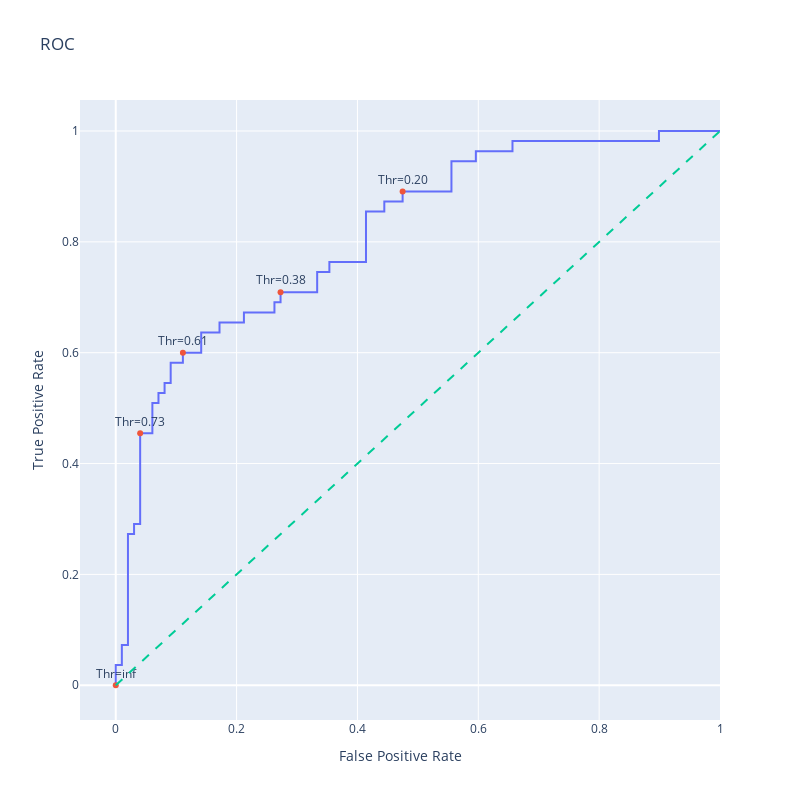

Write notebook code for a chart like this one.
### Code cell
# Visualize thresholds
import plotly.graph_objects as go 
import numpy as np
# Generate a trace for ROC curve
trace0 = go.Scatter(x=fpr,y=tpr,mode='lines',name='ROC curve')

#only label every nth point to avoid clustring
n=10
indices = np.arange(len(thresholds)) % n == 0  # choose indices where index mod n is 0
trace1 = go.Scatter(x=fpr[indices],y=tpr[indices],mode='markers+text',name='Threshold points',text=[f"Thr={thr:.2f}" for thr in thresholds[indices]],textposition='top center')

# Diagonal line
trace2 = go.Scatter(x=[0,1],y=[0,1],mode='lines',name='Random (Area =0.5)',line=dict(dash='dash'))

data = [trace0,trace1,trace2]

# Define layout with square aspect ratio
layout=go.Layout(title='ROC',xaxis=dict(title='False Positive Rate'),yaxis=dict(title='True Positive Rate'), autosize=False,width=800,height=800,showlegend=False)

#Define figure and add data
fig=go.Figure(data=data,layout=layout)

#Show figure
fig.show()

### Figure 1 — Plotly figure (JSON) as saved in the notebook; plotly's stock layout.template omitted (floating-point values rounded to 4 significant figures)
{"data": [{"mode": "lines", "name": "ROC curve", "type": "scatter", "x": [0, 0, 0, 0.0101, 0.0101, 0.0202, 0.0202, 0.0303, 0.0303, 0.0404, 0.0404, 0.06061, 0.06061, 0.07071, 0.07071, 0.08081, 0.08081, 0.09091, 0.09091, 0.1111, 0.1111, 0.1414, 0.1414, 0.1717, 0.1717, 0.2121, 0.2121, 0.2626, 0.2626, 0.2727, 0.2727, 0.3333, 0.3333, 0.3535, 0.3535, 0.4141, 0.4141, 0.4444, 0.4444, 0.4747, 0.4747, 0.5556, 0.5556, 0.596, 0.596, 0.6566, 0.6566, 0.899, 0.899, 1], "y": [0, 0.01818, 0.03636, 0.03636, 0.07273, 0.07273, 0.2727, 0.2727, 0.2909, 0.2909, 0.4545, 0.4545, 0.5091, 0.5091, 0.5273, 0.5273, 0.5455, 0.5455, 0.5818, 0.5818, 0.6, 0.6, 0.6364, 0.6364, 0.6545, 0.6545, 0.6727, 0.6727, 0.6909, 0.6909, 0.7091, 0.7091, 0.7455, 0.7455, 0.7636, 0.7636, 0.8545, 0.8545, 0.8727, 0.8727, 0.8909, 0.8909, 0.9455, 0.9455, 0.9636, 0.9636, 0.9818, 0.9818, 1, 1]}, {"mode": "markers+text", "name": "Threshold points", "text": ["Thr=inf", "Thr=0.73", "Thr=0.61", "Thr=0.38", "Thr=0.20"], "textposition": "top center", "type": "scatter", "x": [0, 0.0404, 0.1111, 0.2727, 0.4747], "y": [0, 0.4545, 0.6, 0.7091, 0.8909]}, {"line": {"dash": "dash"}, "mode": "lines", "name": "Random (Area =0.5)", "type": "scatter", "x": [0, 1], "y": [0, 1]}], "layout": {"autosize": false, "height": 800, "showlegend": false, "title": {"text": "ROC"}, "width": 800, "xaxis": {"title": {"text": "False Positive Rate"}}, "yaxis": {"title": {"text": "True Positive Rate"}}}}
